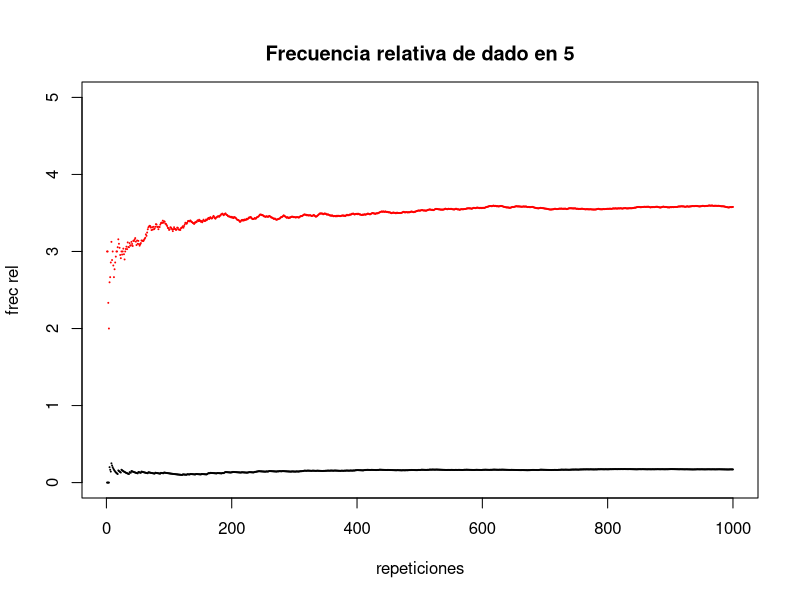

This chart was generated by the following R code:
## ---- chunk 1
dado=c(1,2,3,4,5,6)
Nrep=1000 
muchos_dados=sample(x=dado,size=Nrep,replace=TRUE)
## ---- chunk 2
frec_relativa_dado5_vec=rep(NA,Nrep) 
for(i in 1:Nrep){
frec_relativa_dado5_vec[i]=mean(muchos_dados[1:i]==5) }
## ---- chunk 3
plot(seq (1: Nrep),frec_relativa_dado5_vec,cex=0.1,ylim =c(0,5), xlab="repeticiones",ylab="frec rel",main="
Frecuencia relativa de dado en 5") 

promedios_dado_vec=rep(NA,Nrep) 
for(i in 1:Nrep){ promedios_dado_vec[i]=mean(muchos_dados[1:i]) }

points(seq(1:Nrep),promedios_dado_vec,cex=0.1,col="red") 
